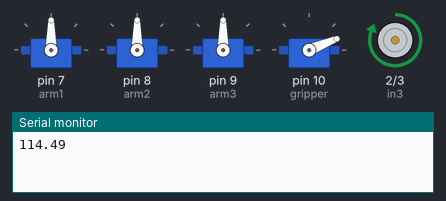
Simulated run of this sketch. Board: Arduino Uno, built with avr-gcc and run on an emulated ATmega328P. Parts: 4 × servo, motor-driver pin pairs drawn as motors (green arrow = first pin HIGH = forward, orange = second pin HIGH = backward, longer = more drive, scaled by the enable pin), the last lines printed to the serial monitor. Random numbers use the default seed unless the sketch sets one.

Above: at 1.2 s.
At 8.1 s:
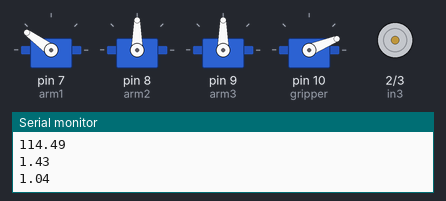
At 15.04 s:
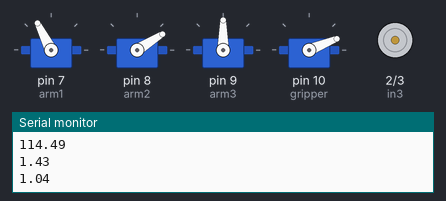
At 20.39 s:
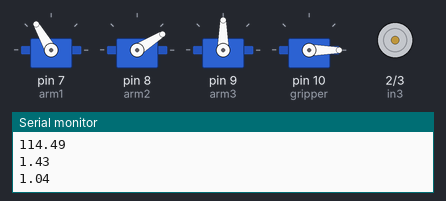
At 25.78 s:
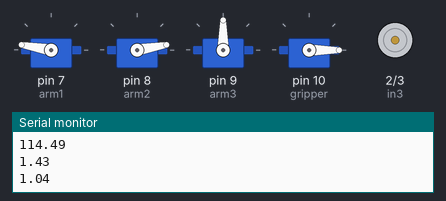
At 36.2 s:
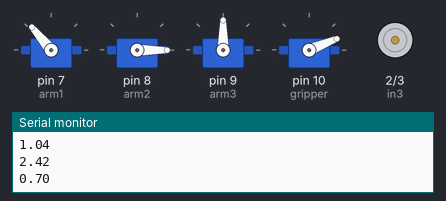
Timing chart, 0 to 40.0 s (numbered marks = the images above):
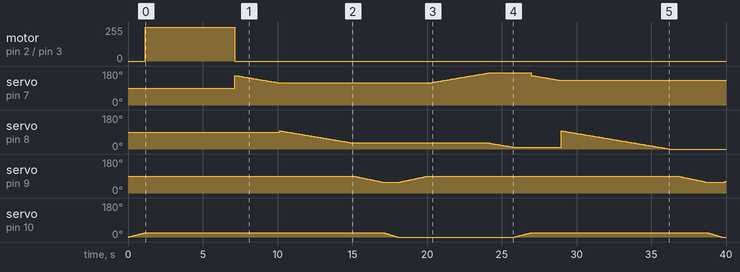

The sketch:

FINAL.ino
```cpp
#include <Servo.h>
#include <math.h>
Servo arm1;// create servo object to control a servo
Servo arm2;
Servo arm3;
Servo gripper;
int enB = 5;
int in3 = 2;
int in4 = 3;
// twelve servo objects can be created on most boards

int pos_1 = 0;    // variable to store the servo position
int pos_2 = 105;
const float pi = 3.14159;
float l1 = 97;// length of first arm in mm
float l2 = 114.486;// length of second arm in mm ((120*cos(30)+6)^2+30^2))^0.5
float l2_for12 = 103.021;
int x1[4] = {-40, -40, -120, -120}; // target x value third is -120-5 and fourth is -120 for rectangular -120-10 for rest
int y1[4] = {145+10, 65 ,145+5, 65+10}; // target y value first one is 145+15 for rectangular 145+10 for rest

int x2 = 80; //box x value
int y2 = 80; //box y value
//unsigned long MOVING_TIME = 3000; // moving time is 3 seconds
//unsigned long moveStartTime;
int i = 0;

void setup() {
  Serial.begin(9600);
  pinMode(enB, OUTPUT);
  pinMode(in3, OUTPUT);
  pinMode(in4, OUTPUT);
  arm1.attach(7);  // attaches the servo on pin 9 to the servo object
  arm2.attach(8);
  arm3.attach(9);
  gripper.attach(10);
  Serial.println(l2);

for (i = 0; i<4; i++){
  // open the gripper
  for (pos_1 = 0; pos_1 <=22; pos_1 += 1){ //pos = 20 for rectangular =23 for rest
    gripper.write(pos_1);
    delay(50);
  }

  if(i == 0){
  goUp();
  delay(6000);
  turnOff();
  } // 6 seconds

  if(i == 2){
  goDown();
  delay(6000); // 6 seconds
  turnOff();
  }

  if(i == 0 && i ==1){
  float theta2 = th2_12(x1[i],y1[i]);
  Serial.println(theta2);
  float theta1 = th1_12(x1[i],y1[i]);
  Serial.println(theta1);
  float th1_degree = theta1*180/pi;
  float th2_degree = theta2*180/pi+15.62;
  move_arm1(th1_degree);
  move_arm2(th2_degree);
  //move down arm3
  for (pos_2 = 105; pos_2 >=70; pos_2 -= 1){ //70 for rectan 80 for rest
    arm3.write(map(pos_2,0,270,0,180));
    delay(40);
  }
  // close the gripper
  for (pos_1 = 22; pos_1 >=0; pos_1 -= 1){
    gripper.write(pos_1);
    delay(40);
  }
  //move up arm3
  for (pos_2 = 70; pos_2 <= 135; pos_2 += 1){
    arm3.write(map(pos_2,0,270,0,180));
    delay(40);
  }
  //rotate to box position
  float theta2_tobox = th2(x2+i*random(-5, 5),y2+i*random(-5, 5));
  float theta1_tobox = th1(x2+i*random(-5, 5),y2+i*random(-5, 5));
  float th1_degree_tobox = theta1_tobox*180/pi;
  float th2_degree_tobox = theta2_tobox*180/pi+15;
  move_arm1_tobox(th1_degree,th1_degree_tobox);
  move_arm2_tobox(th2_degree,th2_degree_tobox);
  }

  else{
  float theta2 = th2(x1[i],y1[i]);
  Serial.println(theta2);
  float theta1 = th1(x1[i],y1[i]);
  Serial.println(theta1);
  float th1_degree = theta1*180/pi;
  float th2_degree = theta2*180/pi+15.62;
  move_arm1(th1_degree);
  move_arm2(th2_degree);
  //move down arm3
  for (pos_2 = 135; pos_2 >=85; pos_2 -= 1){
    arm3.write(map(pos_2,0,270,0,180));
    delay(40);
  }
  // close the gripper
  for (pos_1 = 22; pos_1 >=0; pos_1 -= 1){
    gripper.write(pos_1);
    delay(40);
  }
  //move up arm3
  for (pos_2 = 85; pos_2 <= 135; pos_2 += 1){
    arm3.write(map(pos_2,0,270,0,180));
    delay(40);
  }
  //rotate to box position
  float theta2_tobox = th2(x2,y2);
  float theta1_tobox = th1(x2,y2);
  float th1_degree_tobox = theta1_tobox*180/pi;
  float th2_degree_tobox = theta2_tobox*180/pi+15;
  move_arm1_tobox(th1_degree,th1_degree_tobox);
  move_arm2_tobox(th2_degree,th2_degree_tobox);
  }
 //open gripper at begnning
  //Serial.println(th1_degree);
  //Serial.println(th2_degree);
  // map(235,0,270,0,180) is the 0 position of arm 1 in the inverse kinematics
  // 135 for arm1 165 for arm2
  //arm1.write(map(225,0,270,0,180));
  //delay(40);
  //arm2.write(map(165,0,270,0,180));
  //delay(40);
}
  for (pos_1 = 22; pos_1 >=0; pos_1 -= 1){
    gripper.write(pos_1);
    delay(40);
  }
}

void loop() {

}

// imply inverse kinematics

float th2(double x,double y){
  float c2 = (pow(x,2) + pow(y,2) - pow(l1,2) - pow(l2,2))/(2*l1*l2);
  //Serial.println("c2");
  //Serial.println(c2);
  float s2 = sqrt(1 - pow(c2,2));
  float th2 = atan2(s2, c2); // theta2 is deduced
  return th2;
}

float th1(double x,double y){
  float theta2 = th2(x,y);
  float c2 = (pow(x,2) + pow(y,2) - pow(l1,2) - pow(l2,2))/(2*l1*l2);
  float s2 = sqrt(1 - pow(c2,2));
  float k1 = l1 + l2*c2;
  float k2 = l2*s2;
  float th1 = atan2(y, x) - atan2(k2, k1); // theta1 is deduce
  return th1;
}

float th2_12(double x,double y){
  float c2 = (pow(x,2) + pow(y,2) - pow(l1,2) - pow(l2_for12,2))/(2*l1*l2_for12);
  //Serial.println("c2");
  //Serial.println(c2);
  float s2 = sqrt(1 - pow(c2,2));
  float th2 = atan2(s2, c2); // theta2 is deduced
  return th2;
}

float th1_12(double x,double y){
  float theta2 = th2(x,y);
  float c2 = (pow(x,2) + pow(y,2) - pow(l1,2) - pow(l2_for12,2))/(2*l1*l2_for12);
  float s2 = sqrt(1 - pow(c2,2));
  float k1 = l1 + l2_for12*c2;
  float k2 = l2_for12*s2;
  float th1 = atan2(y, x) - atan2(k2, k1); // theta1 is deduce
  return th1;
}

void move_arm1(double th1_degree){
  for(int pos = 235; pos >= (235-th1_degree); pos-= 1){
    arm1.write(map(pos,0,270,0,180));
    delay(50);
  }
}

void move_arm2(double th2_degree){
  for(int pos = 145; pos >= (145-th2_degree); pos-=1){
    arm2.write(map(pos,0,270,0,180));
    delay(50);
  }
}

void move_arm1_tobox(double th1_degree, double moveangle){
  if (th1_degree < moveangle){
    for (int pos = 235-th1_degree; pos >= 235-moveangle; pos -= 1){
      arm1.write(map(pos,0,270,0,180));
      delay(50);
    }
  }
  else {
    for (int pos = 235-th1_degree; pos <= 235-moveangle; pos += 1){
    arm1.write(map(pos,0,270,0,180));
    delay(50);
    }
  }
}

void move_arm2_tobox(double th2_degree, double moveangle){
  if (th2_degree < moveangle){
    for (int pos = 145-th2_degree; pos >= 145-moveangle; pos -= 1){
      arm2.write(map(pos,0,270,0,180));
      delay(50);
    }
  }
  else {
    for (int pos = 145-th2_degree; pos <= 145-moveangle; pos += 1){
    arm2.write(map(pos,0,270,0,180));
    delay(50);
    }
  }
}

void goDown() {
  // turn on motor A

  digitalWrite(in3, LOW);

  digitalWrite(in4, HIGH);

  // set speed to 200 out of possible range 0~255

  analogWrite(enB, 255);

}
void goUp() {

  // turn on motor A

  digitalWrite(in3, HIGH);

  digitalWrite(in4, LOW);

  // set speed to 200 out of possible range 0~255

  analogWrite(enB, 255);
}
void turnOff() {  // turn off motors

  digitalWrite(in3, LOW);

  digitalWrite(in4, LOW);

}
```

Measured:
- by itself, motor on pin 2 (in3) / pin 3 (in4): stopped → forward 255/255 at 1.2 s, → stopped 6.0 s later
